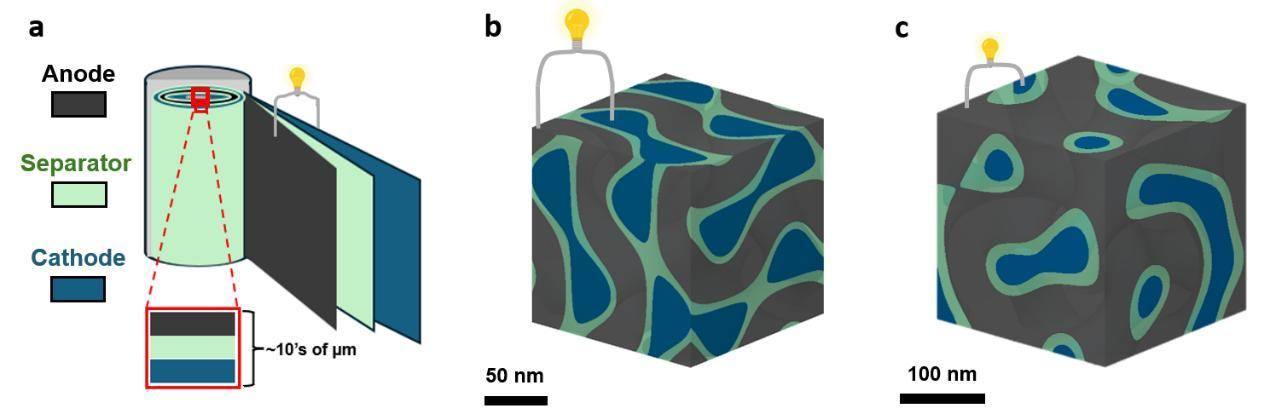
#> input picture site/assets/self-separating-battery/figure-1.jpg, 1276 x 414 px, found by its file name
$ python reg.py
#> lines starting #> are read from the running program, lines starting #| are printed output that depends on the picture
import numpy as np, itertools
from PIL import Image, ImageDraw, ImageFont
F='/usr/share/fonts/truetype/dejavu/DejaVuSans.ttf';B='/usr/share/fonts/truetype/dejavu/DejaVuSans-Bold.ttf'
fig=Image.open('/home/claude/Fig.3D/site/assets/self-separating-battery/figure-1.jpg').convert('RGB')
#> fig is the input picture: PIL image 1276x414 RGB; mean R, G, B 180.2, 191.3, 190.3
# measured hull vertices in native figure px
M={'left top':(937,112),'left bottom':(937,319),'front top':(1106,155),'front bottom':(1106,364),'right top':(1245,103),'right bottom':(1245,310),'back top':(1082,56)}
yaw,el=0.70,0.31
s,c=np.sin(yaw),np.cos(yaw);se,ce=np.sin(el),np.cos(el)
right=np.array([c,0,-s]);up=np.array([-s*se,ce,-c*se])
V={k:np.array(k) for k in itertools.product([-1,1],repeat=3)}
P={k:(v@right,-(v@up)) for k,v in V.items()}
# visible corners: camera forward=(s ce, se, c ce): front corner is (+1,+1? ) choose by max dot
fwd=np.array([s*ce,se,c*ce])
front=max(V,key=lambda k:V[k]@fwd)  # nearest top corner
# map model corners to named hull points
fx,fy,fz=front
name={ (fx,1,fz):'front top',(fx,-1,fz):'front bottom',(-fx,1,fz):'left top',(-fx,-1,fz):'left bottom',(fx,1,-fz):'right top',(fx,-1,-fz):'right bottom',(-fx,1,-fz):'back top'}
# check orientation: left should have smaller x
pairs=[(P[k],M[n]) for k,n in name.items()]
A=[];b=[]
for (px,py),(mx,my) in pairs:
  A.append([px,1,0]);b.append(mx);A.append([py,0,1]);b.append(my)
sol,res,*_=np.linalg.lstsq(np.array(A),np.array(b),rcond=None)
k,tx,ty=sol
err=[np.hypot(k*px+tx-mx,k*py+ty-my) for (px,py),(mx,my) in pairs]
print('scale px/unit',k,'rms err px',np.sqrt(np.mean(np.square(err))),'max',max(err))
for (kk,n) in name.items(): print(n, M[n], (round(k*P[kk][0]+tx,1),round(k*P[kk][1]+ty,1)))
x0,y0,x1,y1=900,30,1270,395;S=2.4
im=fig.crop((x0,y0,x1,y1)).resize((int((x1-x0)*S),int((y1-y0)*S)),Image.LANCZOS)
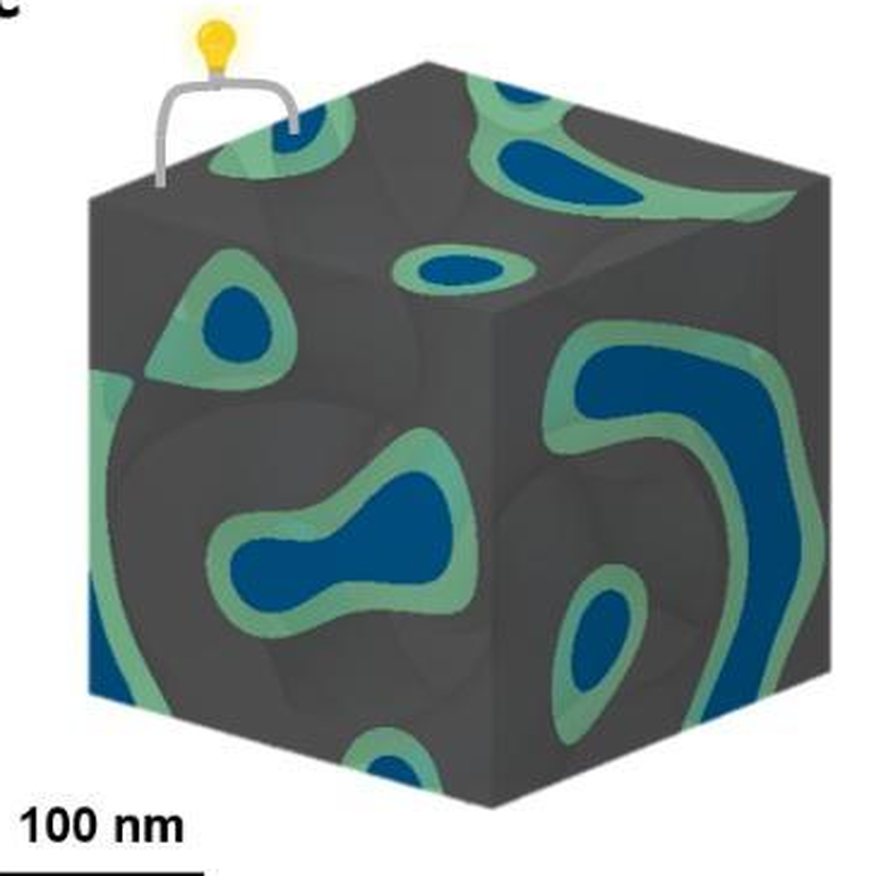
#> im: PIL image 888x876 RGB; mean R, G, B 143.5, 156.3, 156
im=Image.eval(im,lambda v:int(v*0.55+20))
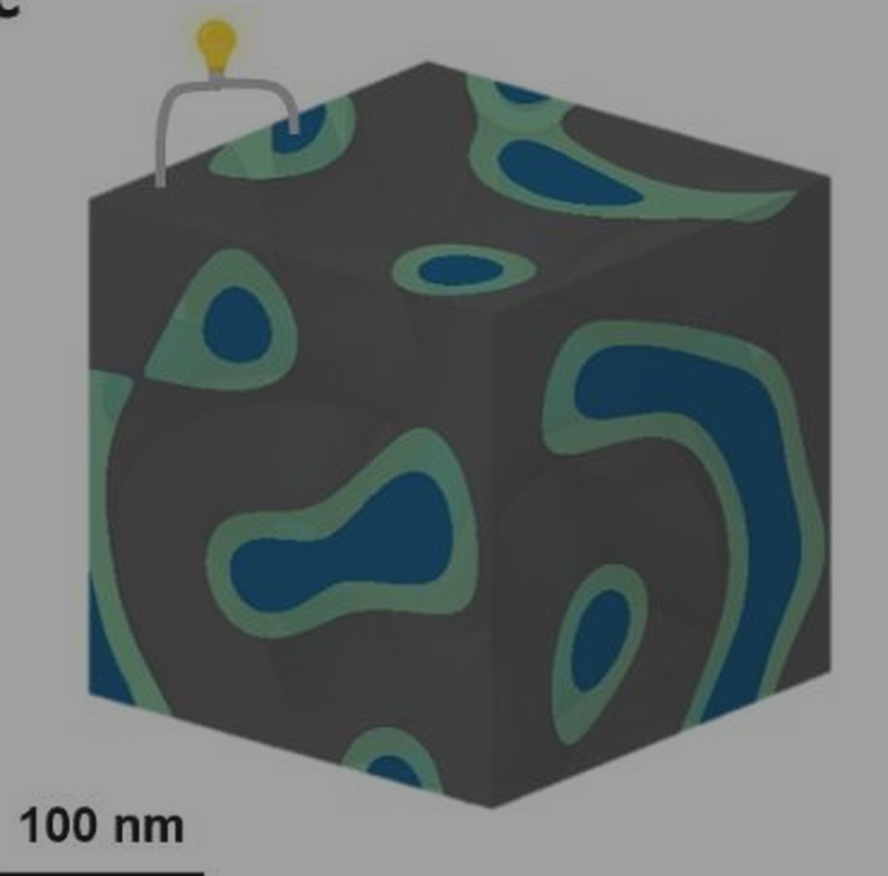
#> im: PIL image 888x876 RGB; mean R, G, B 98.5, 105.6, 105.4
d=ImageDraw.Draw(im)
T=lambda x,y:((x-x0)*S,(y-y0)*S)
G=(40,200,120);A_=(255,150,0)
for a,bb in itertools.combinations(V,2):
  if sum(abs(np.array(a)-np.array(bb)))==2:
    hidden = a not in name or bb not in name
    pa=T(k*P[a][0]+tx,k*P[a][1]+ty);pb=T(k*P[bb][0]+tx,k*P[bb][1]+ty)
    if hidden: continue
    d.line([pa,pb],fill=G,width=3)
for n,(mx,my) in M.items():
  X,Y=T(mx,my);d.ellipse([X-7,Y-7,X+7,Y+7],outline=A_,width=3)
f=ImageFont.truetype(F,20);fb=ImageFont.truetype(B,20)
def lab(x,y,t,col=(20,20,30)):
  X,Y=T(x,y);bb=d.textbbox((X,Y),t,font=fb);d.rectangle([bb[0]-5,bb[1]-4,bb[2]+5,bb[3]+4],fill=(255,255,255));d.text((X,Y),t,font=fb,fill=col)
# face widths
for (a_,b_,yy,t) in [(937,1106,385,'169 px'),(1106,1245,385,'140 px')]:
  d.line([T(a_,yy),T(b_,yy)],fill=A_,width=3)
  for e in (a_,b_): d.line([T(e,yy-4),T(e,yy+4)],fill=A_,width=3)
  lab((a_+b_)/2-14,yy-17,t,(160,80,0))
#> this loop made 2 passes
#> bb in lab on passes 1 to 2: (258, 815.2, 334, 834.2), (627.6, 815.2, 703.6, 834.2)
lab(940,80,'rise 43 over 169',(160,80,0));lab(1150,75,'rise 51 over 140',(160,80,0))
im.save('reg-core.png')
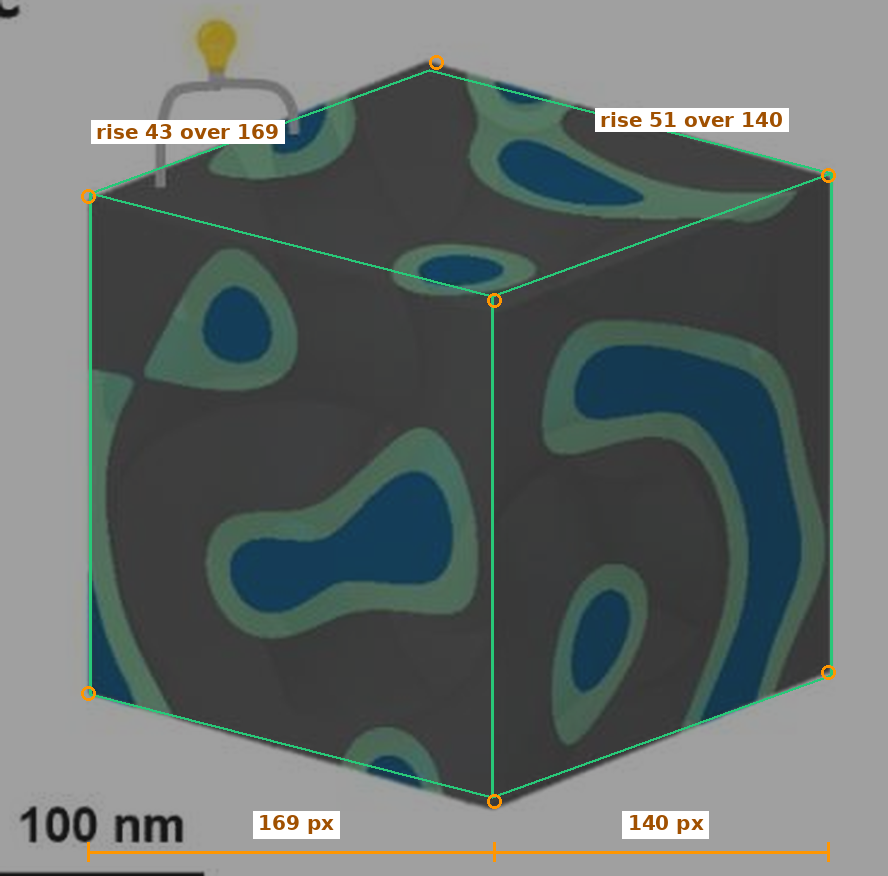
#> saved as reg-core.png: PIL image 888x876 RGB; mean R, G, B 100.1, 108.2, 106.1
W,H=im.width+60,im.height+330
#> W = 948; H = 1206
cv=Image.new('RGB',(W,H),(11,14,21));cv.paste(im,(30,80));D=ImageDraw.Draw(cv)
#> after `cv = Image.new('RGB', (W, H), (11, 14, 21))`:
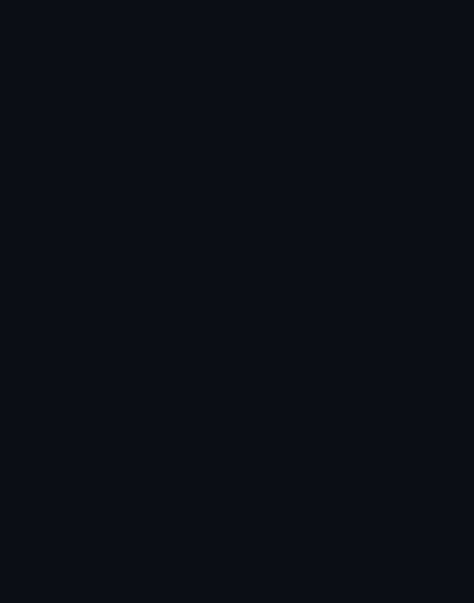
#> cv: PIL image 948x1206 RGB (shown at 1/2 size); mean R, G, B 11, 14, 21
#> after `cv.paste(im, (30, 80))`:
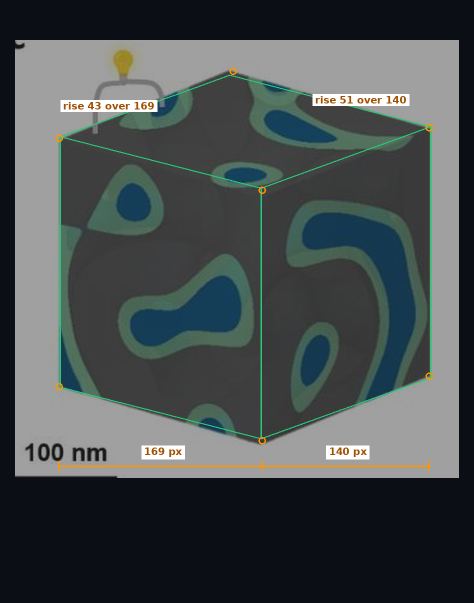
#> cv: PIL image 948x1206 RGB (shown at 1/2 size); mean R, G, B 71.6, 78.1, 78.9
D.text((30,25),'07 · Registration: measure, solve, check the residual',font=ImageFont.truetype(B,26),fill=(232,237,248))
import textwrap
txt=('Orange rings: hull corners measured on the native 1276 x 414 figure. Green: the model cube projected with PAPER_POSE '
 f'(yaw 0.70, elevation 0.31) plus a least-squares scale and offset. RMS error {np.sqrt(np.mean(np.square(err))):.1f} px, worst {max(err):.1f} px at the back top corner, where the printed edge is soft. '
 'Yaw from face widths: tan(yaw) = 140/169, yaw = 0.69. Elevation from edge slopes: left 43/169 = tan(yaw) sin(el) gives 0.312; '
 'right 51/140 = sin(el)/tan(yaw) gives 0.306. Two independent estimates agreeing to 0.006 rad is the check that the print is orthographic.')
lines=textwrap.wrap(txt,86)
for i,l in enumerate(lines): D.text((30,im.height+100+i*28),l,font=ImageFont.truetype(F,19),fill=(232,237,248))
cv.save('/mnt/project-files/fig3d-review/interwoven-battery/method/07-registration.jpg',quality=92)
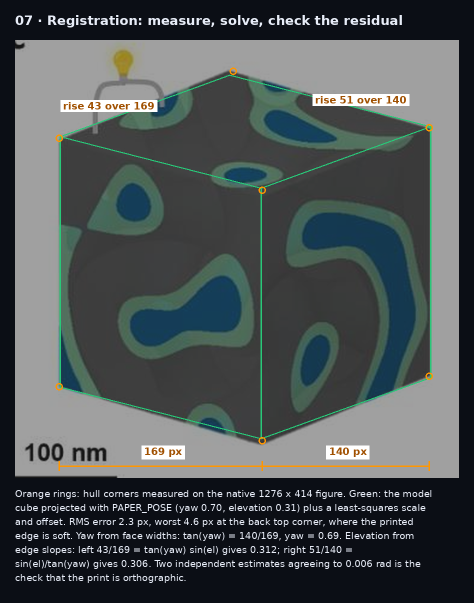
#> saved as 07-registration.jpg: PIL image 948x1206 RGB (shown at 1/2 size); mean R, G, B 76.5, 83, 84

$ run again, with site/assets/self-separating-battery/figure-2.jpg copied over site/assets/self-separating-battery/figure-1.jpg
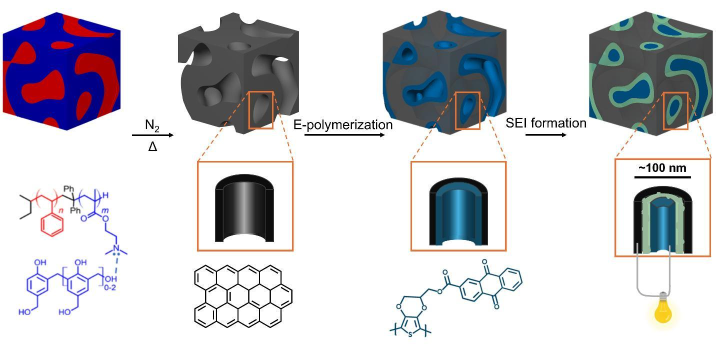
#> input picture site/assets/self-separating-battery/figure-2.jpg, 1431 x 702 px, found by its file name (shown at 1/2 size)
#> fig is the input picture: PIL image 1431x702 RGB; mean R, G, B 204.9, 204.6, 209.7
#> `im=Image.eval(im,lambda v:int(v*0.55+20))`:
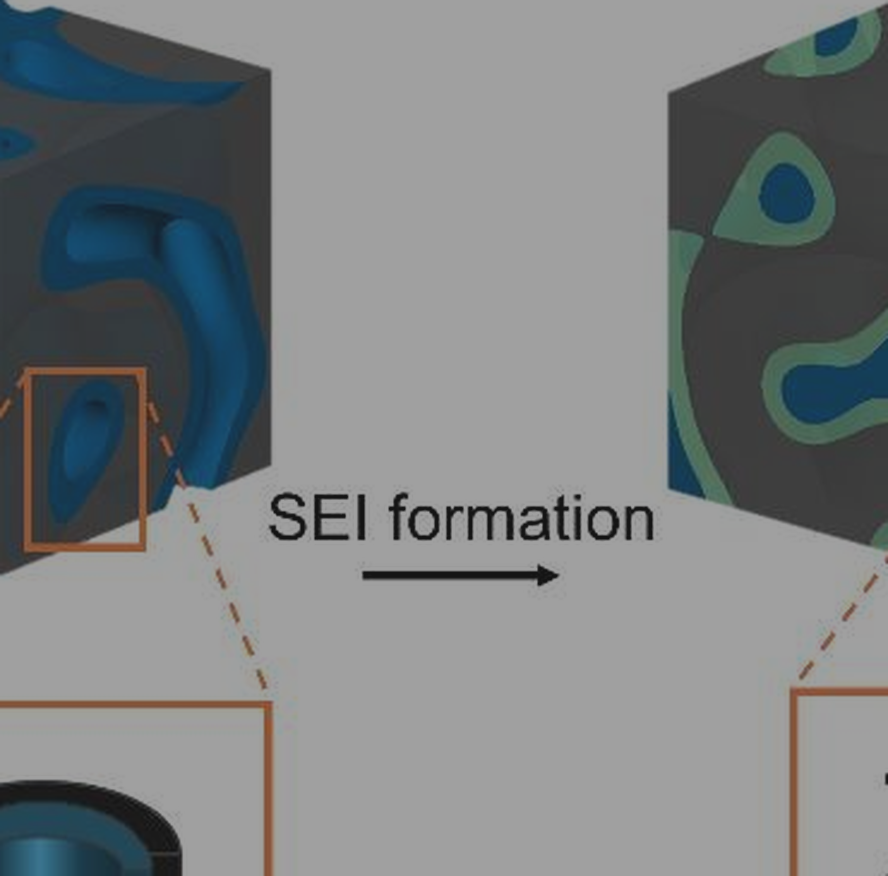
#> im: PIL image 888x876 RGB; mean R, G, B 123, 127.1, 128.5
#> the loop `for (a_,b_,yy,t) in [(937,1106,385,'169 px'),(1106,1245,385,'140 px')]:` made 2 passes
#> bb in lab on passes 1 to 2: (258, 815.2, 334, 834.2), (627.6, 815.2, 703.6, 834.2)
#> `cv.save('/mnt/project-files/fig3d-review/interwoven-battery/method/07-..`:
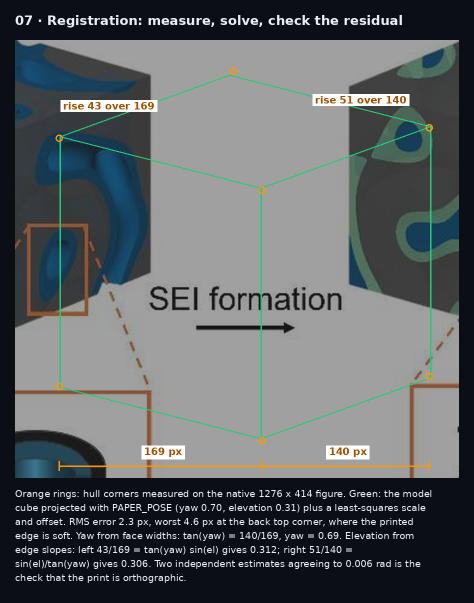
#> saved as 07-registration.jpg: PIL image 948x1206 RGB (shown at 1/2 size); mean R, G, B 93.4, 98, 100

$ run again, with site/assets/self-separating-battery/figure-5.jpg copied over site/assets/self-separating-battery/figure-1.jpg
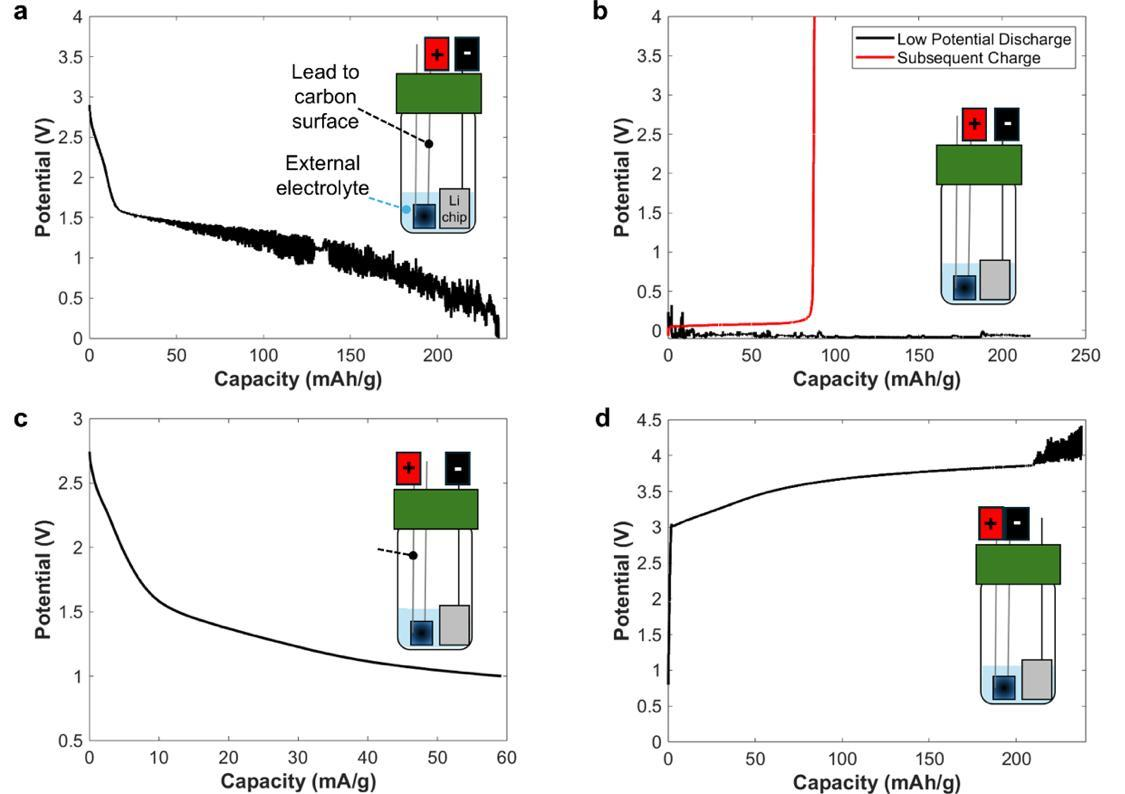
#> input picture site/assets/self-separating-battery/figure-5.jpg, 1125 x 794 px, found by its file name
#> fig is the input picture: PIL image 1125x794 RGB; mean R, G, B 239.3, 239.6, 238.5
#> `im=Image.eval(im,lambda v:int(v*0.55+20))`:
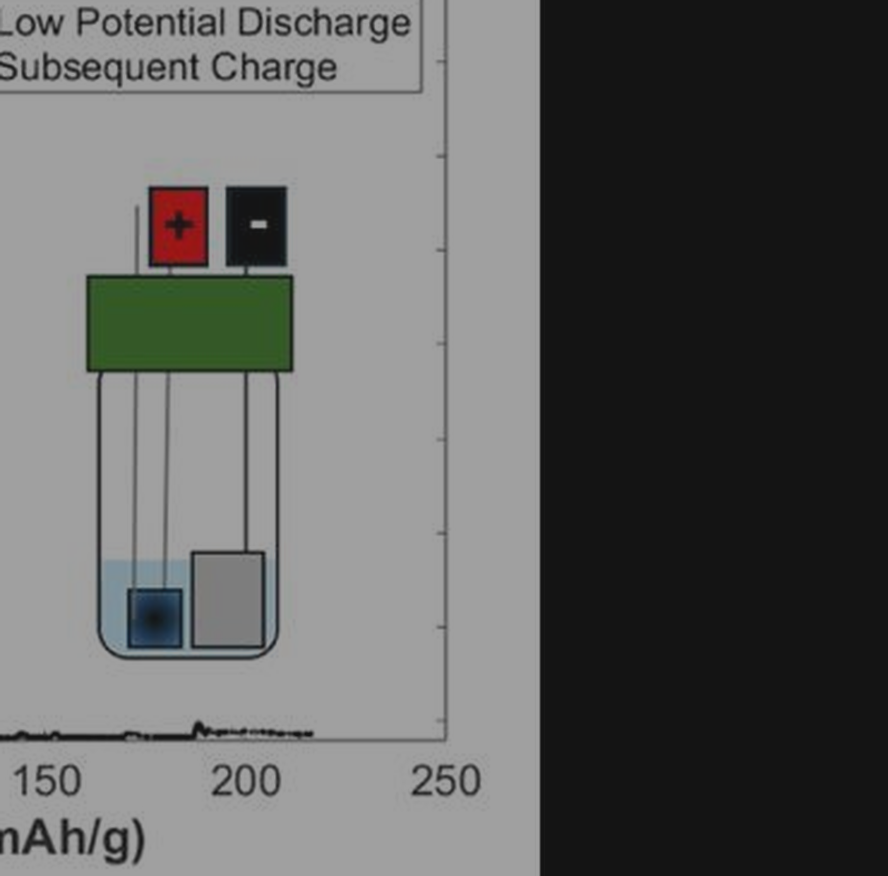
#> im: PIL image 888x876 RGB; mean R, G, B 96.1, 96.7, 95.7
#> the loop `for (a_,b_,yy,t) in [(937,1106,385,'169 px'),(1106,1245,385,'140 px')]:` made 2 passes
#> bb in lab on passes 1 to 2: (258, 815.2, 334, 834.2), (627.6, 815.2, 703.6, 834.2)
#> `cv.save('/mnt/project-files/fig3d-review/interwoven-battery/method/07-..`:
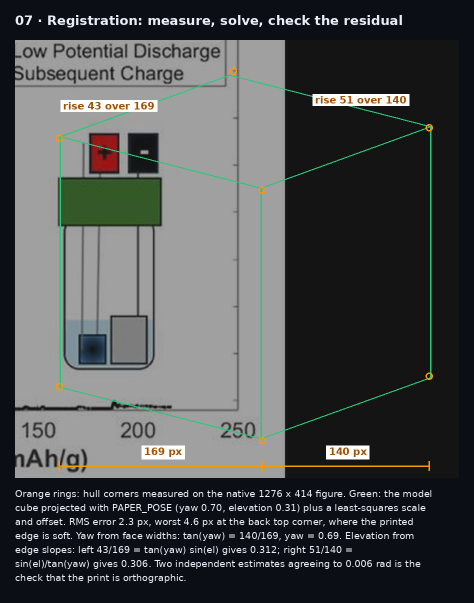
#> saved as 07-registration.jpg: PIL image 948x1206 RGB (shown at 1/2 size); mean R, G, B 75.6, 77.8, 78.1

$ run again, with site/assets/self-separating-battery/figure-6.jpg copied over site/assets/self-separating-battery/figure-1.jpg
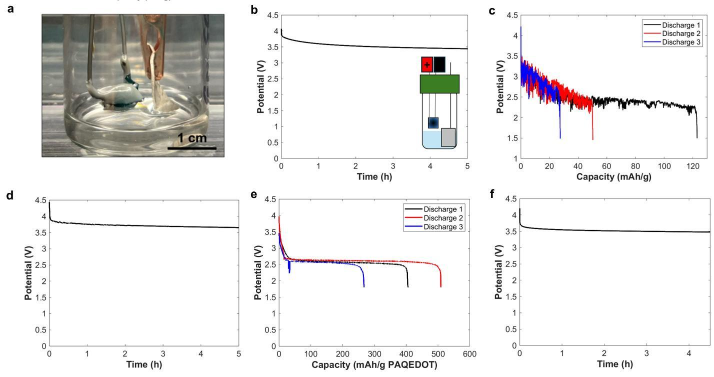
#> input picture site/assets/self-separating-battery/figure-6.jpg, 1428 x 753 px, found by its file name (shown at 1/2 size)
#> fig is the input picture: PIL image 1428x753 RGB; mean R, G, B 235.6, 234.7, 233.9
#> `im=Image.eval(im,lambda v:int(v*0.55+20))`:
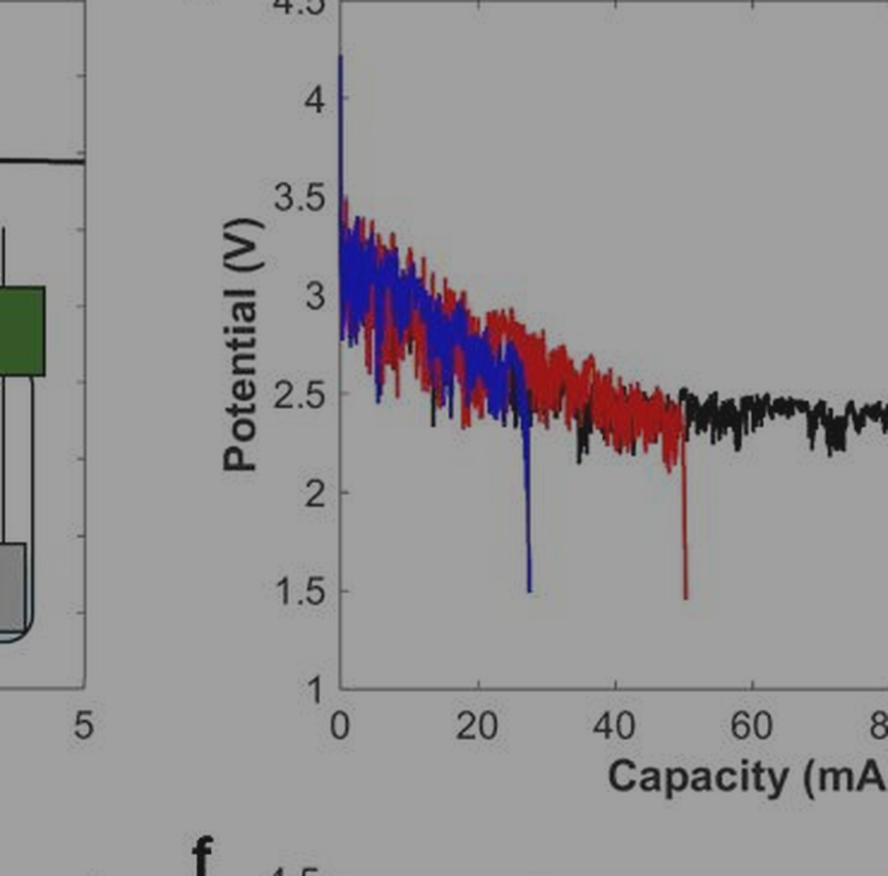
#> im: PIL image 888x876 RGB; mean R, G, B 151.7, 149.2, 151.2
#> the loop `for (a_,b_,yy,t) in [(937,1106,385,'169 px'),(1106,1245,385,'140 px')]:` made 2 passes
#> bb in lab on passes 1 to 2: (258, 815.2, 334, 834.2), (627.6, 815.2, 703.6, 834.2)
#> `cv.save('/mnt/project-files/fig3d-review/interwoven-battery/method/07-..`:
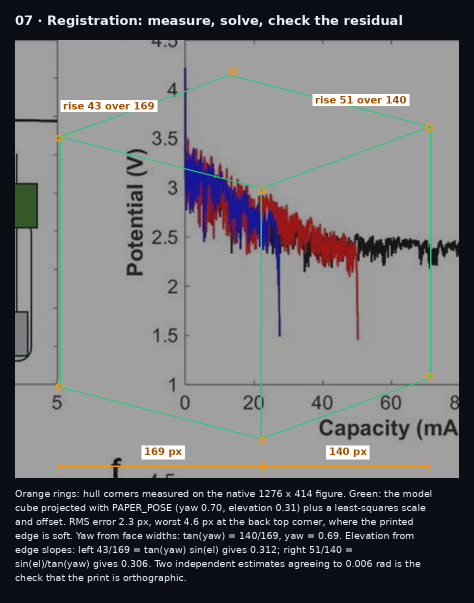
#> saved as 07-registration.jpg: PIL image 948x1206 RGB (shown at 1/2 size); mean R, G, B 112, 112.1, 114.5
